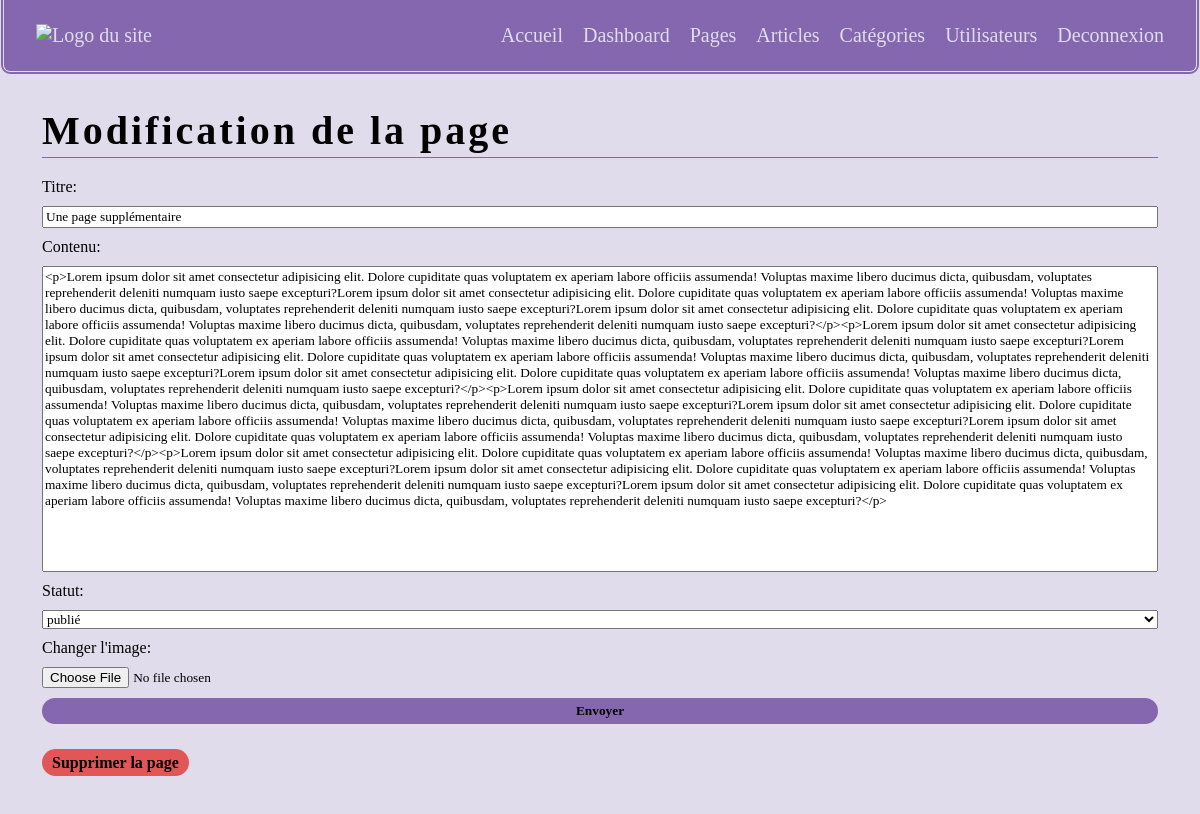
Screenshot of /admin/editpage.php?id=7 (signed in) with the database file from the repository.
### tables this page shows
CREATE TABLE IF NOT EXISTS `pages` (
  `id_page` int NOT NULL AUTO_INCREMENT,
  `titre_page` varchar(100) NOT NULL,
  `image_page` varchar(100) NOT NULL,
  `contenu_page` text NOT NULL,
  `date_page` date NOT NULL,
  `statut_page` varchar(100) NOT NULL COMMENT 'brouillon, en attente ou publié',
  PRIMARY KEY (`id_page`)
);

### admin/editpage.php (the view, shortened to what this page needs)
<?php
require_once "connect.php";
$id = isset($_GET['id']) ? $_GET['id'] : null;
        $reqDisplay = "SELECT titre_page, contenu_page, statut_page, image_page FROM pages WHERE id_page = :id";
        $reqDisplay = $db->prepare($reqDisplay);
        $reqDisplay->execute(array(
            "id" => $id,
        ));
        $dataDisplay = $reqDisplay->fetch();
?>
<!DOCTYPE html>
<html lang="fr">
<head>
    <link rel="stylesheet" href="../css/global.css">
</head>
<body>
    <?php include_once "../modules/headeradmin.php"; ?>
    <main>
    <?php
            if(!empty($_SESSION['niveau'])){
                if($_SESSION['niveau'] == "admin" || $_SESSION['niveau'] == "moderateur"){
                    if(isset($_GET['id']) && filter_var($id, FILTER_VALIDATE_INT) && $dataDisplay){
                    ?>
                        <h1 class="header" class='warning'>Modification de la page</h1>
                        <form class="margin-b" action="" method="post" enctype="multipart/form-data">
                        <label for="pseudo">Titre:</label>
                        <input type="text" name="title" value="<?= $dataDisplay['titre_page']?>">
                        <label for="pseudo">Contenu:</label>
                        <textarea name="contenu"><?= $dataDisplay['contenu_page']?></textarea>
                        <label for="pseudo">Statut:</label>
                        <select name="statut" id="statut">
                            <option value="<?= $dataDisplay['statut_page']?>"><?= $dataDisplay['statut_page']?></option>
                        </select>
                        <label for="image">Changer l'image:</label>
                        <input type="file" name="image" id="image">
                        <input type="submit" name="submit" value="Envoyer">
                    </form>
                    <?php
                        if($_SESSION['niveau'] == 'admin'){
                            ?>
                        <a class="button btndelete" href="listepages.php?delete=y&id=<?= $_GET['id']?>">Supprimer la page</a>
                            <?php
                        }
                    ?>
        <?php
                    }
                }
        ?>
        <?php
            }
        ?>
    </main>
</body>
</html>

### css/global.css (style rules this page uses)
:root { --background:#141416; --backgroundshadow:#070707; --backgroundfont:#fff; --highlight:#8567b0; --cardinner:#e1dceb; --card:#e1dceb; --cardfont:#000000 }
* { margin:0; font-family: calibri, serif; }
a { text-decoration: none; color:var(--highlight); font-weight: 900; }
body { background:var(--card); max-width:1200px; margin:auto }
h1 { color:var(--highlight) }
main { background:var(--cardinner); border-top:0; color:var(--cardfont); margin:0 10px 10px 10px; border-radius:0 0 5px 5px; padding:2rem; }
a.button { text-decoration: none; background:var(--highlight); color:#000000; padding:5px 10px; font-weight: 900; border-radius:1rem }
input[type='submit'] { border:none; background:var(--highlight); color:#000000; padding:5px 10px; font-weight: 900; border-radius:1rem }
a.button.btndelete { background:#e15757; }
.header { color:var(--cardfont); font-size:40px; letter-spacing: 3px; border-bottom:1px solid var(--highlight); padding-bottom:3px; margin-bottom:20px; }
.margin-b { margin-bottom:30px!important }
form { display:grid; grid-template-columns: 1fr; gap:10px }
textarea { resize:none; min-height:300px; }

### rows the page displays
pages: title "Une page supplémentaire", contenu "<p>Lorem ipsum dolor sit amet consectetur adipisicing elit. Dolore cupiditate quas voluptatem ex aperiam labore officiis assumenda! Voluptas maxime libero ducimus dicta, quibusdam, voluptates reprehenderit deleniti numquam iusto saepe excepturi?Lorem ipsum dolor sit amet consectetur adipisicing elit. Dolore cupiditate quas voluptatem ex aperiam labore officiis assumenda! Voluptas maxime libero ducimus dicta, quibusdam, voluptates reprehenderit deleniti numquam iusto saepe excepturi?Lorem ipsum dolor sit amet consectetur adipisicing elit. Dolore cupiditate quas voluptatem ex aperiam labore officiis assumenda! Voluptas maxime libero ducimus dicta, quibusdam, voluptates reprehenderit deleniti…", statut "publié"
